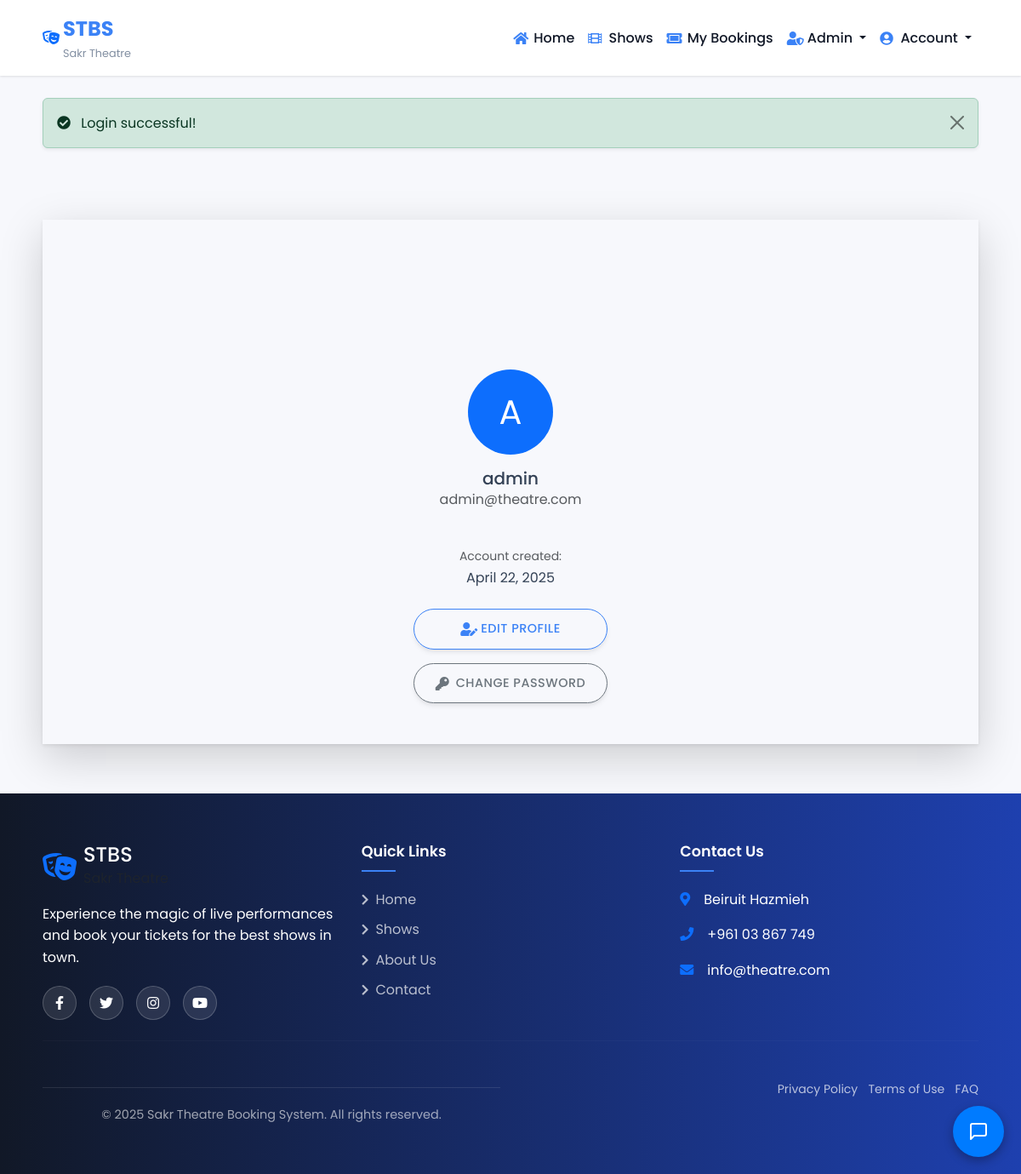
The page /pages/profile.php (signed in) on the database its author committed.
### tables this page shows
CREATE TABLE `users` (
  `id` int UNSIGNED NOT NULL,
  `username` varchar(30) NOT NULL,
  `password` varchar(255) NOT NULL,
  `email` varchar(50) NOT NULL,
  `full_name` varchar(100) DEFAULT NULL,
  `phone` varchar(15) DEFAULT NULL,
  `address` text,
  `age` int DEFAULT NULL,
  `role` enum('user','admin','staff') DEFAULT 'user',
  `created_at` timestamp NULL DEFAULT CURRENT_TIMESTAMP
);

### pages/profile.php (the view, shortened to what this page needs)
<?php
require_once __DIR__ . '/../includes/db_config.php';
$user_id = $_SESSION['user_id'];
$sql = "SELECT * FROM users WHERE id = $user_id";
$result = mysqli_query($conn, $sql);
$user = mysqli_fetch_assoc($result);
include __DIR__ . '/../templates/header.php';
?>
<div class="container my-5">
    <div>
        <div class="col shadow-lg">
            <div class="card1 shadow-sm">
                <div class="card1 ">
                    <div class="text-center mb-4">
                        <div class="avatar-placeholder rounded-circle bg-primary text-white d-flex align-items-center justify-content-center mx-auto mb-3" style="width: 100px; height: 100px; font-size: 2.5rem;">
                            <?php echo strtoupper(substr($user['username'], 0, 1)); ?>
                        </div>
                        <h5 class="mb-0"><?php echo htmlspecialchars($user['username']); ?></h5>
                        <p class="text-muted"><?php echo htmlspecialchars($user['email']); ?></p>
                    </div>
                    <div class="mb-4">
                        <span class="text-muted small">Account created:</span>
                        <p class="mb-0"><?php echo date('F j, Y', strtotime($user['created_at'])); ?></p>
                    </div>
                    <div class="d-grid gap-3">
                        <button class="btn btn-outline-primary" data-bs-toggle="modal" data-bs-target="#editProfileModal">
                            <i class="fas fa-user-edit me-2"></i>Edit Profile
                        </button>
                        <button class="btn btn-outline-secondary" data-bs-toggle="modal" data-bs-target="#changePasswordModal">
                            <i class="fas fa-key me-2"></i>Change Password
                        </button>
                    </div>
                </div>
            </div>
        </div>
    </div>
</div>
<?php include __DIR__ . '/../templates/footer.php'; ?>

### css/style.css (style rules this page uses)
:root { --primary-color: #3b82f6; --primary-light: #e0f2fe; --primary-dark: #1d4ed8; --secondary-color: #6366f1; --accent-color: #8b5cf6; --light-color: #f9fafb; --dark-color: #111827; --text-color: #334155; --text-muted: #64748b; --border-radius: 12px; --box-shadow: 0 10px 15px -3px rgba(0, 0, 0, 0.08), 0 4px 6px -2px rgba(0, 0, 0, 0.04); --hover-shadow: 0 20px 25px -5px rgba(0, 0, 0, 0.08), 0 10px 10px -5px rgba(0, 0, 0, 0.03); --section-padding: 80px 0; --input-bg: #f9fafb; --card-img-height: 220px; }
body { font-family: 'Poppins', 'Segoe UI', Tahoma, Geneva, Verdana, sans-serif; color: var(--text-color); background-color: #f7f8fc; line-height: 1.6; }
.container { padding: 10px 20px; }
.card1 { flex: 1 1 auto; display: flex; flex-direction: column; padding: 1.5rem; align-items: center; justify-content: center; text-align: center; }
.btn { border-radius: 50px; padding: 12px 25px; font-weight: 500; transition: all 0.3s ease; text-transform: uppercase; font-size: 0.9rem; letter-spacing: 0.5px; box-shadow: 0 4px 6px -1px rgba(0, 0, 0, 0.08), 0 2px 4px -1px rgba(0, 0, 0, 0.04); }
.btn i, .btn svg { font-size: 1rem !important; width: 1rem !important; height: 1rem !important; vertical-align: middle; margin-right: 0.5rem; }
.btn-outline-primary { color: var(--primary-color); border-color: var(--primary-color); background-color: transparent; }

### rows shown on the page
users: username "A", username "admin", email "admin@theatre.com", created_at "April 22, 2025"

### other values the page prints
$_SESSION['message'] "Login successful!"
